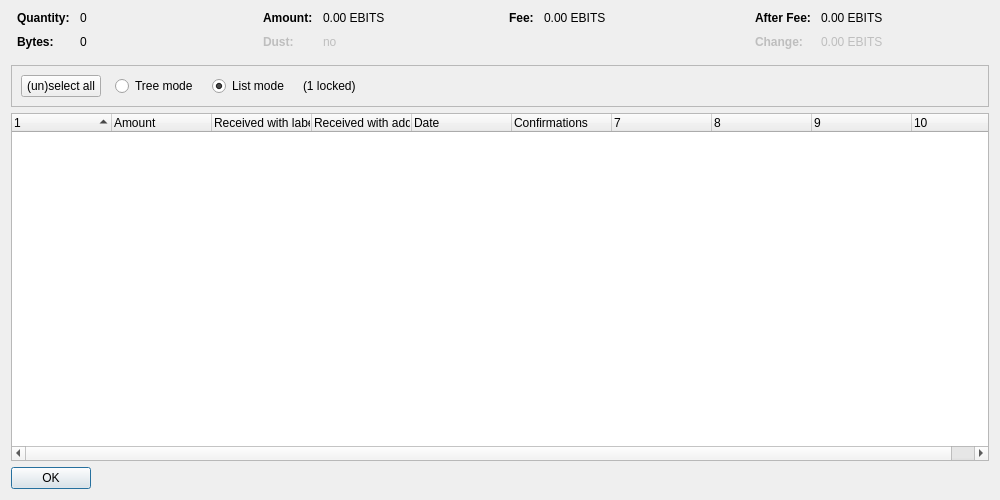
<?xml version="1.0" encoding="UTF-8"?>
<ui version="4.0">
 <class>CoinControlDialog</class>
 <widget class="QDialog" name="CoinControlDialog">
  <property name="geometry">
   <rect>
    <x>0</x>
    <y>0</y>
    <width>1000</width>
    <height>500</height>
   </rect>
  </property>
  <property name="windowTitle">
   <string>Coin Selection</string>
  </property>
  <layout class="QVBoxLayout" name="verticalLayout">
   <item>
    <layout class="QHBoxLayout" name="horizontalLayoutTop" stretch="0,0,0,0">
     <property name="topMargin">
      <number>0</number>
     </property>
     <property name="bottomMargin">
      <number>10</number>
     </property>
     <item>
      <layout class="QFormLayout" name="formLayoutCoinControl1">
       <property name="horizontalSpacing">
        <number>10</number>
       </property>
       <property name="verticalSpacing">
        <number>10</number>
       </property>
       <property name="leftMargin">
        <number>6</number>
       </property>
       <property name="rightMargin">
        <number>6</number>
       </property>
       <item row="0" column="0">
        <widget class="QLabel" name="labelCoinControlQuantityText">
         <property name="font">
          <font>
           <weight>75</weight>
           <bold>true</bold>
          </font>
         </property>
         <property name="text">
          <string>Quantity:</string>
         </property>
        </widget>
       </item>
       <item row="0" column="1">
        <widget class="QLabel" name="labelCoinControlQuantity">
         <property name="cursor">
          <cursorShape>IBeamCursor</cursorShape>
         </property>
         <property name="contextMenuPolicy">
          <enum>Qt::ActionsContextMenu</enum>
         </property>
         <property name="text">
          <string notr="true">0</string>
         </property>
         <property name="textInteractionFlags">
          <set>Qt::LinksAccessibleByMouse|Qt::TextSelectableByKeyboard|Qt::TextSelectableByMouse</set>
         </property>
        </widget>
       </item>
       <item row="1" column="0">
        <widget class="QLabel" name="labelCoinControlBytesText">
         <property name="font">
          <font>
           <weight>75</weight>
           <bold>true</bold>
          </font>
         </property>
         <property name="text">
          <string>Bytes:</string>
         </property>
        </widget>
       </item>
       <item row="1" column="1">
        <widget class="QLabel" name="labelCoinControlBytes">
         <property name="cursor">
          <cursorShape>IBeamCursor</cursorShape>
         </property>
         <property name="contextMenuPolicy">
          <enum>Qt::ActionsContextMenu</enum>
         </property>
         <property name="text">
          <string notr="true">0</string>
         </property>
         <property name="textInteractionFlags">
          <set>Qt::LinksAccessibleByMouse|Qt::TextSelectableByKeyboard|Qt::TextSelectableByMouse</set>
         </property>
        </widget>
       </item>
      </layout>
     </item>
     <item>
      <layout class="QFormLayout" name="formLayoutCoinControl2">
       <property name="horizontalSpacing">
        <number>10</number>
       </property>
       <property name="verticalSpacing">
        <number>10</number>
       </property>
       <property name="leftMargin">
        <number>6</number>
       </property>
       <property name="rightMargin">
        <number>6</number>
       </property>
       <item row="0" column="0">
        <widget class="QLabel" name="labelCoinControlAmountText">
         <property name="font">
          <font>
           <weight>75</weight>
           <bold>true</bold>
          </font>
         </property>
         <property name="text">
          <string>Amount:</string>
         </property>
        </widget>
       </item>
       <item row="0" column="1">
        <widget class="QLabel" name="labelCoinControlAmount">
         <property name="cursor">
          <cursorShape>IBeamCursor</cursorShape>
         </property>
         <property name="contextMenuPolicy">
          <enum>Qt::ActionsContextMenu</enum>
         </property>
         <property name="text">
          <string notr="true">0.00 EBITS</string>
         </property>
         <property name="textInteractionFlags">
          <set>Qt::LinksAccessibleByMouse|Qt::TextSelectableByKeyboard|Qt::TextSelectableByMouse</set>
         </property>
        </widget>
       </item>
       <item row="1" column="0">
        <widget class="QLabel" name="labelCoinControlLowOutputText">
         <property name="enabled">
          <bool>false</bool>
         </property>
         <property name="font">
          <font>
           <weight>75</weight>
           <bold>true</bold>
          </font>
         </property>
         <property name="text">
          <string>Dust:</string>
         </property>
        </widget>
       </item>
       <item row="1" column="1">
        <widget class="QLabel" name="labelCoinControlLowOutput">
         <property name="enabled">
          <bool>false</bool>
         </property>
         <property name="cursor">
          <cursorShape>IBeamCursor</cursorShape>
         </property>
         <property name="contextMenuPolicy">
          <enum>Qt::ActionsContextMenu</enum>
         </property>
         <property name="text">
          <string notr="true">no</string>
         </property>
         <property name="textInteractionFlags">
          <set>Qt::LinksAccessibleByMouse|Qt::TextSelectableByKeyboard|Qt::TextSelectableByMouse</set>
         </property>
        </widget>
       </item>
      </layout>
     </item>
     <item>
      <layout class="QFormLayout" name="formLayoutCoinControl3">
       <property name="horizontalSpacing">
        <number>10</number>
       </property>
       <property name="verticalSpacing">
        <number>10</number>
       </property>
       <property name="leftMargin">
        <number>6</number>
       </property>
       <property name="rightMargin">
        <number>6</number>
       </property>
       <item row="0" column="0">
        <widget class="QLabel" name="labelCoinControlFeeText">
         <property name="font">
          <font>
           <weight>75</weight>
           <bold>true</bold>
          </font>
         </property>
         <property name="text">
          <string>Fee:</string>
         </property>
        </widget>
       </item>
       <item row="0" column="1">
        <widget class="QLabel" name="labelCoinControlFee">
         <property name="cursor">
          <cursorShape>IBeamCursor</cursorShape>
         </property>
         <property name="contextMenuPolicy">
          <enum>Qt::ActionsContextMenu</enum>
         </property>
         <property name="text">
          <string notr="true">0.00 EBITS</string>
         </property>
         <property name="textInteractionFlags">
          <set>Qt::LinksAccessibleByMouse|Qt::TextSelectableByKeyboard|Qt::TextSelectableByMouse</set>
         </property>
        </widget>
       </item>
      </layout>
     </item>
     <item>
      <layout class="QFormLayout" name="formLayoutCoinControl4">
       <property name="horizontalSpacing">
        <number>10</number>
       </property>
       <property name="verticalSpacing">
        <number>10</number>
       </property>
       <property name="leftMargin">
        <number>6</number>
       </property>
       <property name="rightMargin">
        <number>6</number>
       </property>
       <item row="0" column="0">
        <widget class="QLabel" name="labelCoinControlAfterFeeText">
         <property name="font">
          <font>
           <weight>75</weight>
           <bold>true</bold>
          </font>
         </property>
         <property name="text">
          <string>After Fee:</string>
         </property>
        </widget>
       </item>
       <item row="0" column="1">
        <widget class="QLabel" name="labelCoinControlAfterFee">
         <property name="cursor">
          <cursorShape>IBeamCursor</cursorShape>
         </property>
         <property name="contextMenuPolicy">
          <enum>Qt::ActionsContextMenu</enum>
         </property>
         <property name="text">
          <string notr="true">0.00 EBITS</string>
         </property>
         <property name="textInteractionFlags">
          <set>Qt::LinksAccessibleByMouse|Qt::TextSelectableByKeyboard|Qt::TextSelectableByMouse</set>
         </property>
        </widget>
       </item>
       <item row="1" column="0">
        <widget class="QLabel" name="labelCoinControlChangeText">
         <property name="enabled">
          <bool>false</bool>
         </property>
         <property name="font">
          <font>
           <weight>75</weight>
           <bold>true</bold>
          </font>
         </property>
         <property name="text">
          <string>Change:</string>
         </property>
        </widget>
       </item>
       <item row="1" column="1">
        <widget class="QLabel" name="labelCoinControlChange">
         <property name="enabled">
          <bool>false</bool>
         </property>
         <property name="cursor">
          <cursorShape>IBeamCursor</cursorShape>
         </property>
         <property name="contextMenuPolicy">
          <enum>Qt::ActionsContextMenu</enum>
         </property>
         <property name="text">
          <string notr="true">0.00 EBITS</string>
         </property>
         <property name="textInteractionFlags">
          <set>Qt::LinksAccessibleByMouse|Qt::TextSelectableByKeyboard|Qt::TextSelectableByMouse</set>
         </property>
        </widget>
       </item>
      </layout>
     </item>
    </layout>
   </item>
   <item>
    <widget class="QFrame" name="frame">
     <property name="minimumSize">
      <size>
       <width>0</width>
       <height>40</height>
      </size>
     </property>
     <property name="frameShape">
      <enum>QFrame::StyledPanel</enum>
     </property>
     <property name="frameShadow">
      <enum>QFrame::Sunken</enum>
     </property>
     <layout class="QHBoxLayout" name="horizontalLayout">
      <item>
       <layout class="QHBoxLayout" name="horizontalLayoutPanel" stretch="0,0,0,0,0">
        <property name="spacing">
         <number>14</number>
        </property>
        <item>
         <widget class="QPushButton" name="pushButtonSelectAll">
          <property name="sizePolicy">
           <sizepolicy hsizetype="Maximum" vsizetype="Fixed">
            <horstretch>0</horstretch>
            <verstretch>0</verstretch>
           </sizepolicy>
          </property>
          <property name="text">
           <string>(un)select all</string>
          </property>
          <property name="autoDefault">
           <bool>false</bool>
          </property>
         </widget>
        </item>
        <item>
         <widget class="QRadioButton" name="radioTreeMode">
          <property name="sizePolicy">
           <sizepolicy hsizetype="Maximum" vsizetype="Fixed">
            <horstretch>0</horstretch>
            <verstretch>0</verstretch>
           </sizepolicy>
          </property>
          <property name="text">
           <string>Tree mode</string>
          </property>
         </widget>
        </item>
        <item>
         <widget class="QRadioButton" name="radioListMode">
          <property name="sizePolicy">
           <sizepolicy hsizetype="Maximum" vsizetype="Fixed">
            <horstretch>0</horstretch>
            <verstretch>0</verstretch>
           </sizepolicy>
          </property>
          <property name="text">
           <string>List mode</string>
          </property>
          <property name="checked">
           <bool>true</bool>
          </property>
         </widget>
        </item>
        <item>
         <widget class="QLabel" name="labelLocked">
          <property name="text">
           <string notr="true">(1 locked)</string>
          </property>
         </widget>
        </item>
        <item>
         <spacer name="horizontalSpacer">
          <property name="orientation">
           <enum>Qt::Horizontal</enum>
          </property>
          <property name="sizeHint" stdset="0">
           <size>
            <width>40</width>
            <height>20</height>
           </size>
          </property>
         </spacer>
        </item>
       </layout>
      </item>
     </layout>
    </widget>
   </item>
   <item>
    <widget class="CoinControlTreeWidget" name="treeWidget">
     <property name="contextMenuPolicy">
      <enum>Qt::CustomContextMenu</enum>
     </property>
     <property name="sortingEnabled">
      <bool>false</bool>
     </property>
     <property name="columnCount">
      <number>10</number>
     </property>
     <attribute name="headerShowSortIndicator" stdset="0">
      <bool>true</bool>
     </attribute>
     <attribute name="headerStretchLastSection">
      <bool>false</bool>
     </attribute>
     <column>
      <property name="text">
       <string/>
      </property>
     </column>
     <column>
      <property name="text">
       <string>Amount</string>
      </property>
     </column>
     <column>
      <property name="text">
       <string>Received with label</string>
      </property>
     </column>
     <column>
      <property name="text">
       <string>Received with address</string>
      </property>
     </column>
     <column>
      <property name="text">
       <string>Date</string>
      </property>
     </column>
     <column>
      <property name="text">
       <string>Confirmations</string>
      </property>
      <property name="toolTip">
       <string>Confirmed</string>
      </property>
     </column>
     <column>
      <property name="text">
       <string/>
      </property>
     </column>
     <column>
      <property name="text">
       <string/>
      </property>
     </column>
     <column>
      <property name="text">
       <string/>
      </property>
     </column>
     <column>
      <property name="text">
       <string/>
      </property>
     </column>
    </widget>
   </item>
   <item>
    <widget class="QDialogButtonBox" name="buttonBox">
     <property name="sizePolicy">
      <sizepolicy hsizetype="Maximum" vsizetype="Fixed">
       <horstretch>0</horstretch>
       <verstretch>0</verstretch>
      </sizepolicy>
     </property>
     <property name="orientation">
      <enum>Qt::Horizontal</enum>
     </property>
     <property name="standardButtons">
      <set>QDialogButtonBox::Ok</set>
     </property>
    </widget>
   </item>
  </layout>
 </widget>
 <customwidgets>
  <customwidget>
   <class>CoinControlTreeWidget</class>
   <extends>QTreeWidget</extends>
   <header>qt/coincontroltreewidget.h</header>
  </customwidget>
 </customwidgets>
 <resources/>
 <connections/>
</ui>
